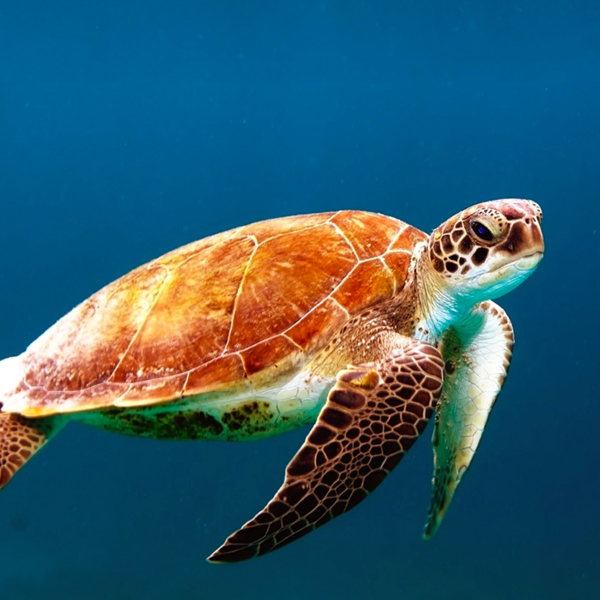
#> input picture IMG-IMPACT/Images/3_4_turtle.jpg, 1200 x 1200 px (shown at 1/2 size)
$ python 4_ImageCropping.py
#> lines starting #> are read from the running program, lines starting #| are printed output that depends on the picture
# Import packages

import cv2
print()
import numpy as np

img = cv2.imread('../Images/3_4_turtle.jpg')
#> img is the input picture: shape (1200, 1200, 3); mean B, G, R 107.5, 92.2, 50.3

print("original image size: ",img.shape) # Print image shape
#| original image size:  (1200, 1200, 3)

cv2.imshow("original", img)

# Cropping an image

cropped_image = img[80:280, 150:330]
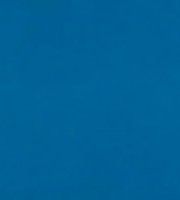
#> cropped_image: shape (200, 180, 3); mean B, G, R 150.2, 97.8, 0.5

# Display cropped image

cv2.imshow("cropped", cropped_image)
print("cropped image size: ",cropped_image.shape)
#| cropped image size:  (200, 180, 3)

# Save the cropped image

#cv2.imwrite("../Images/4_CroppedImage.jpg", cropped_image)
recon_img=cropped_image
cv2.waitKey(0)

cv2.destroyAllWindows()
if img is not None and img.any():
  print("\nDefault name of new image is: '4_new_cropped.jpg' , if no input given. \n")
  in_n=input("Enter name of new Image : 4_new_")
#> the answer given: ../Images/3_4_turtle.jpg


  if in_n==None:
    s="../Images/4_new_cropped.jpg"
    cv2.imwrite(s, recon_img)
    q='4_new_cropped.jpg'
  else:
    s="../Images/4_new_"+in_n+".jpg"
    if s=="../Images/4_new_.jpg":
      s='../Images/4_new_cropped.jpg'
    cv2.imwrite(s,recon_img)
    q="4_new_"+in_n+".jpg"
  if q=="4_new_.jpg":
     q='4_new_cropped.jpg'
  print('Filtered image saved as: ',q)
